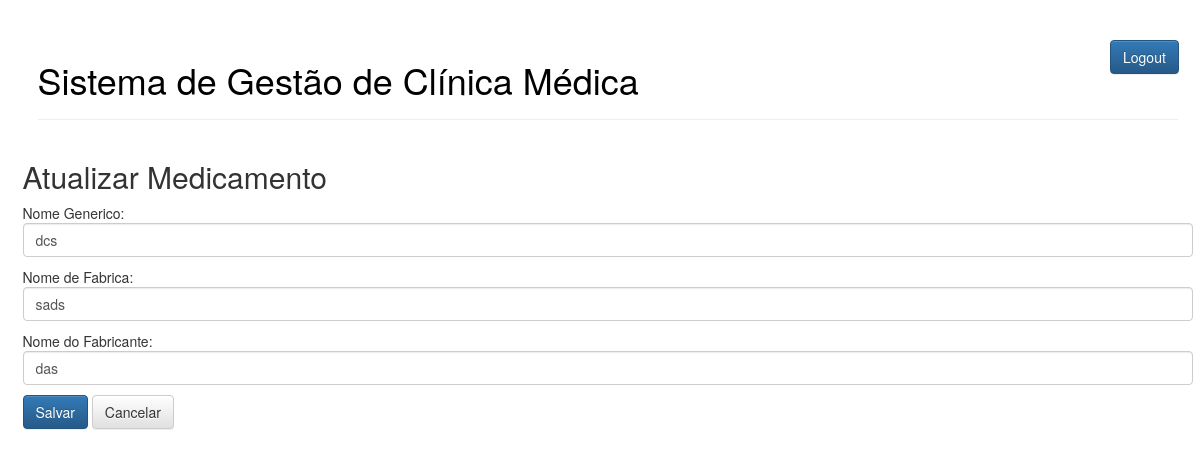
Screenshot of /medicamento/update/2/ (signed in) with the database file from the repository.
### tcc/models.py (models this page shows)
class Medicamento(models.Model):
	id_medicamento = models.AutoField(primary_key=True)
	nomegen_medicamento = models.CharField(max_length=200)
	nomefab_medicamento = models.CharField(max_length=200)
	fabricante = models.CharField(max_length=200)

### tcc/views.py (the view, shortened to what this page needs)
# urls.py: path('medicamento/update/<int:medicamento_id>/', views.update_medicamento, name='update_medicamento'),
def update_medicamento(request, medicamento_id):
	medicamento = Medicamento.objects.get(pk=medicamento_id)
	return render(request, "tcc/medicamento-create.html", {'medicamento': medicamento})

### tcc/templates/tcc/medicamento-create.html (shortened to what this page needs)
{% extends 'tcc/base.html' %}
{% block content %}
	{% if medicamento %}
		<h2>Atualizar Medicamento</h2>
		<div class="form-group">
			<form action="{% url 'update_medicamento' medicamento_id=medicamento.id_medicamento %}" method="POST">
				<p>Nome Generico: <input class="form-control" type="text" name="nome_gen" id="nome_gen" value="{{medicamento.nomegen_medicamento}}"></p>
				<p>Nome de Fabrica:<input class="form-control" type="text" name="nome_fab" id="nome_fab" value="{{medicamento.nomefab_medicamento}}"></p>
				<p>Nome do Fabricante:<input class="form-control" type="text" name="fab" id="fab" value="{{medicamento.fabricante}}"></p>
				<button class="btn btn-primary" type="submit">Salvar</button>
				<a class="btn btn-default" href="{% url 'get_all_medicamento' %}" role="button">Cancelar</a>
			</form>
		</div>
	{% endif %}
{% endblock %}

### tcc/static/css/projeto.css (style rules this page uses)
body { padding-left: 15px; }

### rows the page displays
Medicamento: nome_gen "dcs", nome_fab "sads", fab "das"
